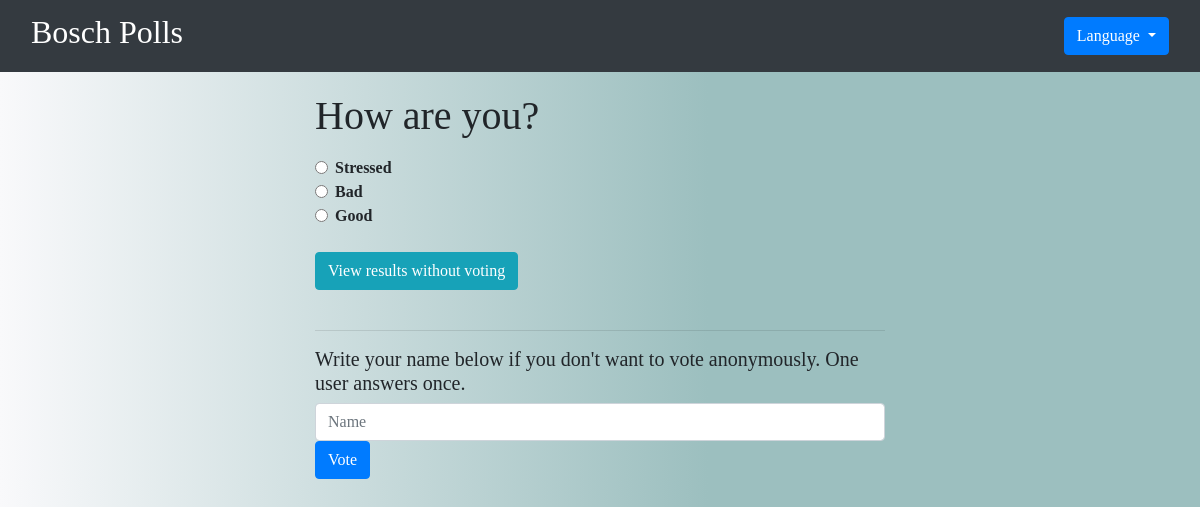
Page /en/2/vote/ on the earlier database version.
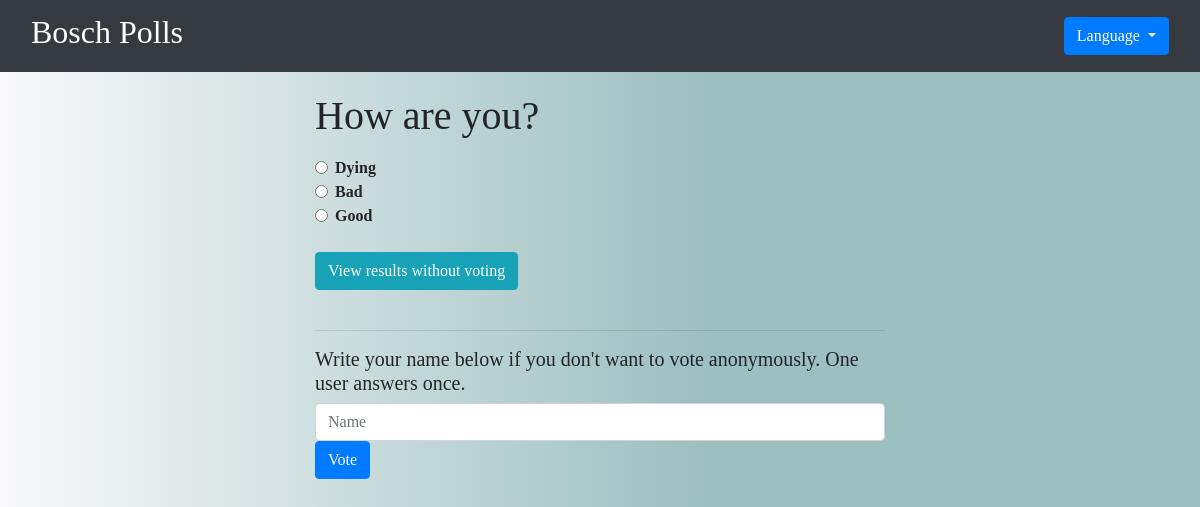
Same page on the later database version.
### polls/models.py (models this page shows, shortened)
class Choice(models.Model):
    question = models.ForeignKey(Question, on_delete=models.CASCADE)
    choice_text = models.CharField(max_length=200)
    votes = models.IntegerField(default=0)

### polls/views.py (the view, shortened to what this page needs)
# urls.py: path('<int:pk>/vote/', views.vote, name='vote'),
def vote(request, pk):
    question = get_object_or_404(Question, pk=pk)
    try:
        selected_choice = question.choice_set.get(pk=request.POST['choice'])
        voter = request.POST['voter']
    except (KeyError, Choice.DoesNotExist):
        return render(request, 'polls/detail.html', {
            'question': question,
        })

### polls/templates/polls/detail.html (shortened to what this page needs)
{% extends 'polls/base.html'%}
{% load i18n %}
{% block content %}
<form action="{% url 'vote' question.id %}" method="post">
<fieldset>
    <legend>
        <h1>{{ question.question_text }}</h1></legend>
    {% for choice in question.choice_set.all %}
        <div class="form-check">
        <input class="form-check-input" type="radio" name="choice" id="choice{{ forloop.counter }}" value="{{ choice.id }}">
        <label  class="form-check-label" for="choice{{ forloop.counter }}">{{ choice.choice_text }}</label><br></div>
    {% endfor %}
<br>
<a href="{% url 'results' question.id %}" class="btn btn-info" role="button">{% translate "view_results" %}</a>
</fieldset>
<hr>
    <h5>{% translate "restriction" %}</h5>
    <input type="text" name="voter" class="form-control"  placeholder="Name">
<input class="btn btn-primary" type="submit" value="{% translate "vote" %}">
</form>
{% endblock%}

Differences in the rows shown:
changed Choice: choice "☐ Stressed" → "☐ Dying"; choice_text "Stressed" → "Dying"
